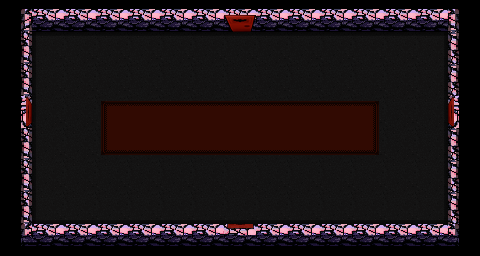

The image is a tile-based game level rendered from a .tmx file. Its description and complete source (layers, tilesets, objects, tile grids) follow:
An orthogonal 15x8 tile map with 32x32 px tiles, 14 tile layers (chao e paredes, Decorações, Decorações2, sombras laterais, ...) and 4 objects.

<map version="1.10" tiledversion="1.11.2" orientation="orthogonal" renderorder="right-down" width="15" height="8" tilewidth="32" tileheight="32" infinite="0" nextlayerid="39" nextobjectid="235">
 <tileset firstgid="1" source="Sprite_sheet_tiles.tsx" />
 <layer id="11" name="chao e paredes" width="15" height="8">
  <data encoding="csv">
2147483652,1,1,1,1,1,1,1,1,1,1,1,1,1,4,
2,68,68,68,68,68,68,68,68,68,68,68,68,68,3221225474,
2,68,68,68,68,68,68,68,68,68,68,68,68,68,3221225474,
2,68,68,68,68,68,68,68,68,68,68,68,68,68,3221225474,
2,68,68,68,68,68,68,68,68,68,68,68,68,68,3221225474,
2,68,68,68,68,68,68,68,68,68,68,68,68,68,3221225474,
2,68,68,68,68,68,68,68,68,68,68,68,68,68,3221225474,
2147483714,65,65,65,65,65,65,65,65,65,65,65,65,65,66
</data>
 </layer>
 <layer id="37" name="Decorações" width="15" height="8">
  <data encoding="csv">
0,0,0,0,0,0,0,0,0,0,0,0,0,0,0,
0,0,0,0,0,0,0,0,0,0,0,0,0,0,0,
0,0,0,0,0,0,0,0,0,0,0,0,0,0,0,
0,0,0,63,64,64,64,64,64,64,64,2147483711,0,0,0,
0,0,0,1073741887,3221225536,3221225536,3221225536,3221225536,3221225536,3221225536,3221225536,3221225535,0,0,0,
0,0,0,0,0,0,0,0,0,0,0,0,0,0,0,
0,0,0,0,0,0,0,0,0,0,0,0,0,0,0,
0,0,0,0,0,0,0,0,0,0,0,0,0,0,0
</data>
 </layer>
 <layer id="38" name="Decorações2" width="15" height="8">
  <data encoding="csv">
0,0,0,0,0,0,0,0,0,0,0,0,0,0,0,
0,0,0,0,0,0,0,0,0,0,0,0,0,0,0,
0,0,0,0,0,0,0,0,0,0,0,0,0,0,0,
0,0,0,0,0,0,0,0,0,0,0,0,0,0,0,
0,0,0,0,0,0,0,0,0,0,0,0,0,0,0,
0,0,0,0,0,0,0,0,0,0,0,0,0,0,0,
0,0,0,0,0,0,0,0,0,0,0,0,0,0,0,
0,0,0,0,0,0,0,0,0,0,0,0,0,0,0
</data>
 </layer>
 <layer id="34" name="sombras laterais" width="15" height="8">
  <data encoding="csv">
0,0,0,0,0,0,0,0,0,0,0,0,0,0,0,
0,3758096392,0,0,0,0,0,0,0,0,0,0,0,1610612744,0,
0,3758096392,0,0,0,0,0,0,0,0,0,0,0,1610612744,0,
0,3758096392,0,0,0,0,0,0,0,0,0,0,0,1610612744,0,
0,3758096392,0,0,0,0,0,0,0,0,0,0,0,1610612744,0,
0,3758096392,0,0,0,0,0,0,0,0,0,0,0,1610612744,0,
0,3758096392,0,0,0,0,0,0,0,0,0,0,0,1610612744,0,
0,0,0,0,0,0,0,0,0,0,0,0,0,0,0
</data>
 </layer>
 <layer id="35" name="sombras cima e baixo" width="15" height="8">
  <data encoding="csv">
0,0,0,0,0,0,0,0,0,0,0,0,0,0,0,
0,1073741832,1073741832,1073741832,1073741832,1073741832,1073741832,1073741832,1073741832,1073741832,1073741832,1073741832,1073741832,1073741832,0,
0,0,0,0,0,0,0,0,0,0,0,0,0,0,0,
0,0,0,0,0,0,0,0,0,0,0,0,0,0,0,
0,0,0,0,0,0,0,0,0,0,0,0,0,0,0,
0,0,0,0,0,0,0,0,0,0,0,0,0,0,0,
0,2147483656,8,2147483656,2147483656,2147483656,2147483656,2147483656,2147483656,2147483656,2147483656,2147483656,2147483656,2147483656,0,
0,0,0,0,0,0,0,0,0,0,0,0,0,0,0
</data>
 </layer>
 <layer id="17" name="caixa" width="15" height="8">
  <data encoding="csv">
0,0,0,0,0,0,0,0,0,0,0,0,0,0,0,
0,0,0,0,0,0,0,0,0,0,0,0,0,0,0,
0,0,0,0,0,0,0,0,0,0,0,0,0,0,0,
0,0,0,0,0,0,0,0,0,0,0,0,0,0,0,
0,0,0,0,0,0,0,0,0,0,0,0,0,0,0,
0,0,0,0,0,0,0,0,0,0,0,0,0,0,0,
0,0,0,0,0,0,0,0,0,0,0,0,0,0,0,
0,0,0,0,0,0,0,0,0,0,0,0,0,0,0
</data>
 </layer>
 <layer id="26" name="porta_cima_aberta" width="15" height="8">
  <data encoding="csv">
0,0,0,0,0,0,0,13,0,0,0,0,0,0,0,
0,0,0,0,0,0,0,0,0,0,0,0,0,0,0,
0,0,0,0,0,0,0,0,0,0,0,0,0,0,0,
0,0,0,0,0,0,0,0,0,0,0,0,0,0,0,
0,0,0,0,0,0,0,0,0,0,0,0,0,0,0,
0,0,0,0,0,0,0,0,0,0,0,0,0,0,0,
0,0,0,0,0,0,0,0,0,0,0,0,0,0,0,
0,0,0,0,0,0,0,0,0,0,0,0,0,0,0
</data>
 </layer>
 <layer id="14" name="porta_cima" width="15" height="8">
  <data encoding="csv">
0,0,0,0,0,0,0,12,0,0,0,0,0,0,0,
0,0,0,0,0,0,0,0,0,0,0,0,0,0,0,
0,0,0,0,0,0,0,0,0,0,0,0,0,0,0,
0,0,0,0,0,0,0,0,0,0,0,0,0,0,0,
0,0,0,0,0,0,0,0,0,0,0,0,0,0,0,
0,0,0,0,0,0,0,0,0,0,0,0,0,0,0,
0,0,0,0,0,0,0,0,0,0,0,0,0,0,0,
0,0,0,0,0,0,0,0,0,0,0,0,0,0,0
</data>
 </layer>
 <objectgroup id="16" name="cima">
  <object id="75" x="227.5" y="27.5" width="24.5" height="9.5" />
 </objectgroup>
 <layer id="27" name="porta_direita_aberta" width="15" height="8">
  <data encoding="csv">
0,0,0,0,0,0,0,0,0,0,0,0,0,0,0,
0,0,0,0,0,0,0,0,0,0,0,0,0,0,0,
0,0,0,0,0,0,0,0,0,0,0,0,0,0,0,
0,0,0,0,0,0,0,0,0,0,0,0,0,0,34,
0,0,0,0,0,0,0,0,0,0,0,0,0,0,0,
0,0,0,0,0,0,0,0,0,0,0,0,0,0,0,
0,0,0,0,0,0,0,0,0,0,0,0,0,0,0,
0,0,0,0,0,0,0,0,0,0,0,0,0,0,0
</data>
 </layer>
 <layer id="21" name="porta_direita" width="15" height="8">
  <data encoding="csv">
0,0,0,0,0,0,0,0,0,0,0,0,0,0,0,
0,0,0,0,0,0,0,0,0,0,0,0,0,0,0,
0,0,0,0,0,0,0,0,0,0,0,0,0,0,0,
0,0,0,0,0,0,0,0,0,0,0,0,0,0,35,
0,0,0,0,0,0,0,0,0,0,0,0,0,0,0,
0,0,0,0,0,0,0,0,0,0,0,0,0,0,0,
0,0,0,0,0,0,0,0,0,0,0,0,0,0,0,
0,0,0,0,0,0,0,0,0,0,0,0,0,0,0
</data>
 </layer>
 <objectgroup id="20" name="direita">
  <object id="74" x="444" y="101" width="9.5" height="25" />
 </objectgroup>
 <layer id="28" name="porta_baixo_aberta" width="15" height="8">
  <data encoding="csv">
0,0,0,0,0,0,0,0,0,0,0,0,0,0,0,
0,0,0,0,0,0,0,0,0,0,0,0,0,0,0,
0,0,0,0,0,0,0,0,0,0,0,0,0,0,0,
0,0,0,0,0,0,0,0,0,0,0,0,0,0,0,
0,0,0,0,0,0,0,0,0,0,0,0,0,0,0,
0,0,0,0,0,0,0,0,0,0,0,0,0,0,0,
0,0,0,0,0,0,0,0,0,0,0,0,0,0,0,
0,0,0,0,0,0,0,37,0,0,0,0,0,0,0
</data>
 </layer>
 <layer id="22" name="porta_baixo" width="15" height="8">
  <data encoding="csv">
0,0,0,0,0,0,0,0,0,0,0,0,0,0,0,
0,0,0,0,0,0,0,0,0,0,0,0,0,0,0,
0,0,0,0,0,0,0,0,0,0,0,0,0,0,0,
0,0,0,0,0,0,0,0,0,0,0,0,0,0,0,
0,0,0,0,0,0,0,0,0,0,0,0,0,0,0,
0,0,0,0,0,0,0,0,0,0,0,0,0,0,0,
0,0,0,0,0,0,0,0,0,0,0,0,0,0,0,
0,0,0,0,0,0,0,36,0,0,0,0,0,0,0
</data>
 </layer>
 <objectgroup id="24" name="baixo">
  <object id="73" x="227" y="216" width="21.5" height="12.5" />
 </objectgroup>
 <layer id="29" name="porta_esquerda_aberta" width="15" height="8">
  <data encoding="csv">
0,0,0,0,0,0,0,0,0,0,0,0,0,0,0,
0,0,0,0,0,0,0,0,0,0,0,0,0,0,0,
0,0,0,0,0,0,0,0,0,0,0,0,0,0,0,
2147483682,0,0,0,0,0,0,0,0,0,0,0,0,0,0,
0,0,0,0,0,0,0,0,0,0,0,0,0,0,0,
0,0,0,0,0,0,0,0,0,0,0,0,0,0,0,
0,0,0,0,0,0,0,0,0,0,0,0,0,0,0,
0,0,0,0,0,0,0,0,0,0,0,0,0,0,0
</data>
 </layer>
 <layer id="23" name="porta_esquerda" width="15" height="8">
  <data encoding="csv">
0,0,0,0,0,0,0,0,0,0,0,0,0,0,0,
0,0,0,0,0,0,0,0,0,0,0,0,0,0,0,
0,0,0,0,0,0,0,0,0,0,0,0,0,0,0,
2147483683,0,0,0,0,0,0,0,0,0,0,0,0,0,0,
0,0,0,0,0,0,0,0,0,0,0,0,0,0,0,
0,0,0,0,0,0,0,0,0,0,0,0,0,0,0,
0,0,0,0,0,0,0,0,0,0,0,0,0,0,0,
0,0,0,0,0,0,0,0,0,0,0,0,0,0,0
</data>
 </layer>
 <objectgroup id="25" name="esquerda">
  <object id="72" x="23.5" y="100.5" width="11" height="20" />
 </objectgroup>
</map>